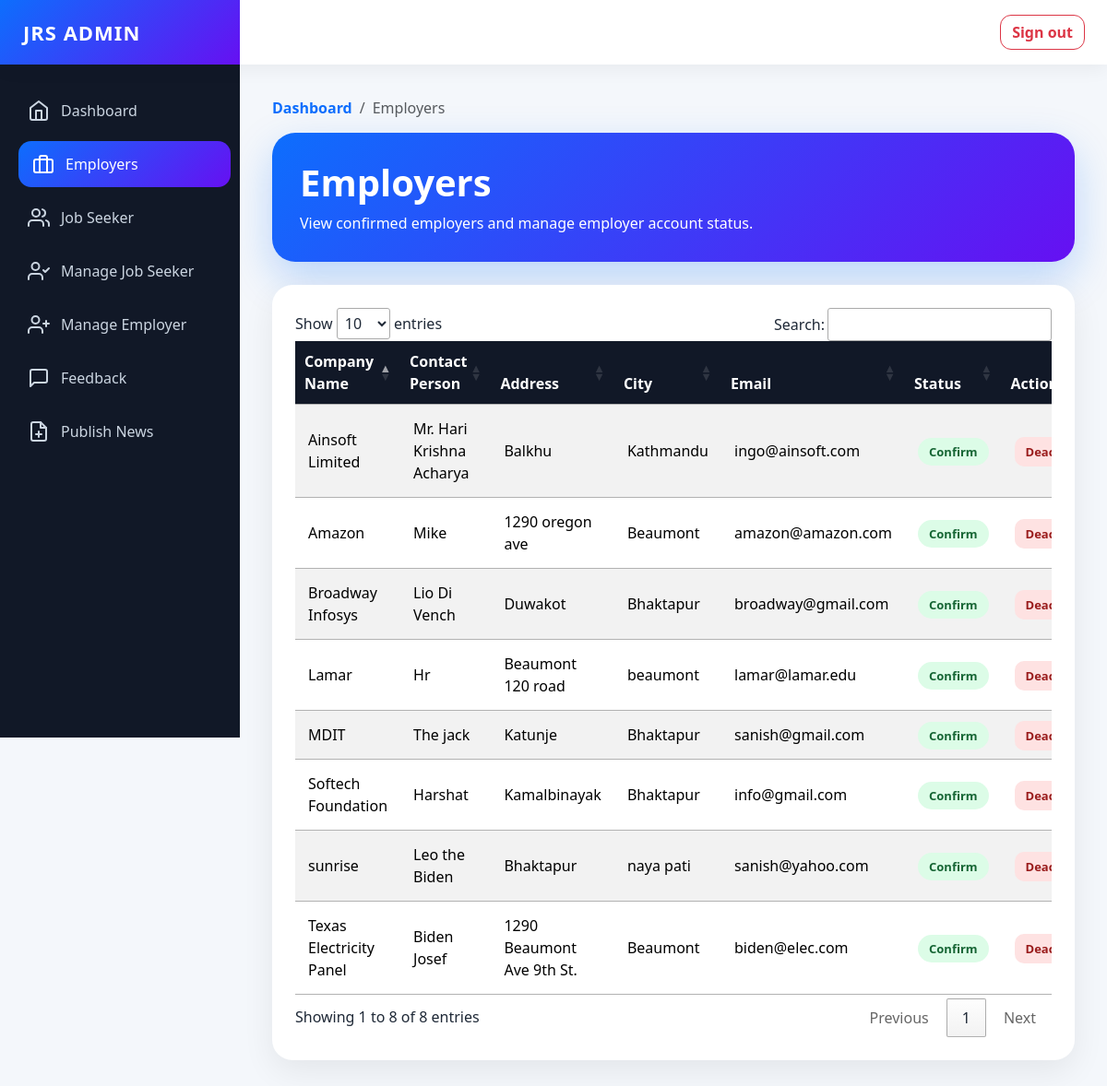
/admin/employer.php (signed in), run on the app's committed database.
### tables this page shows
CREATE TABLE `employer_reg` (
  `Employer_Id` int NOT NULL,
  `CompanyName` varchar(255) NOT NULL,
  `ContactPerson` varchar(255) NOT NULL,
  `Address` varchar(255) NOT NULL,
  `City` varchar(255) NOT NULL,
  `Email` varchar(255) NOT NULL,
  `Mobile` varchar(255) NOT NULL,
  `Area_Work` varchar(255) NOT NULL,
  `Status` varchar(255) NOT NULL,
  `UserName` varchar(255) NOT NULL,
  `Password` varchar(255) NOT NULL,
  `Question` varchar(255) NOT NULL,
  `Answer` varchar(255) NOT NULL
);

### admin/employer.php (the view, shortened to what this page needs)
<!doctype html>
<html lang="en">
<head>
  <link href="https://cdn.jsdelivr.net/npm/bootstrap@5.3.3/dist/css/bootstrap.min.css" rel="stylesheet">
  <link rel="stylesheet" href="https://cdn.datatables.net/1.10.24/css/jquery.dataTables.min.css">
</head>
<body>
<div class="topbar d-flex justify-content-between align-items-center">
  <div class="brand-box">JRS ADMIN</div>
  <div class="me-4">
    <a href="logout.php" class="btn btn-outline-danger logout-btn">Sign out</a>
  </div>
</div>
<nav class="sidebar">
  <ul class="nav flex-column">
    <li class="nav-item">
      <a class="nav-link" href="admin_dashboard.php">
        <i data-feather="home"></i> Dashboard
      </a>
    </li>
    <li class="nav-item">
      <a class="nav-link active" href="employer.php">
        <i data-feather="briefcase"></i> Employers
      </a>
    </li>
    <li class="nav-item">
      <a class="nav-link" href="jobseeker.php">
        <i data-feather="users"></i> Job Seeker
      </a>
    </li>
    <li class="nav-item">
      <a class="nav-link" href="managejobseeker.php">
        <i data-feather="user-check"></i> Manage Job Seeker
      </a>
    </li>
    <li class="nav-item">
      <a class="nav-link" href="manageemployer.php">
        <i data-feather="user-plus"></i> Manage Employer
      </a>
    </li>
    <li class="nav-item">
      <a class="nav-link" href="feedback.php">
        <i data-feather="message-square"></i> Feedback
      </a>
    </li>
    <li class="nav-item">
      <a class="nav-link" href="admin_news.php">
        <i data-feather="file-plus"></i> Publish News
      </a>
    </li>
  </ul>
</nav>
<main class="main-content">
  <nav aria-label="breadcrumb">
    <ol class="breadcrumb">
      <li class="breadcrumb-item"><a href="admin_dashboard.php">Dashboard</a></li>
      <li class="breadcrumb-item active">Employers</li>
    </ol>
  </nav>
  <div class="page-header">
    <h1 class="fw-bold mb-2">Employers</h1>
    <p class="mb-0">View confirmed employers and manage employer account status.</p>
  </div>
  <div class="content-card">
    <div class="table-responsive">
      <table id="example" class="table table-striped align-middle" style="width:100%">
        <thead>
          <tr>
            <th>Company Name</th>
            <th>Contact Person</th>
            <th>Address</th>
            <th>City</th>
            <th>Email</th>
            <th>Status</th>
            <th>Action</th>
          </tr>
        </thead>
        <tbody>
          <?php
          include 'connection/db.php';
          $sql = "select * from employer_reg where Status='Confirm'";
          $result = mysqli_query($conn, $sql);
          while ($row = mysqli_fetch_array($result)) {
            $Name = $row['CompanyName'];
            $ContactName = $row['ContactPerson'];
            $Address = $row['Address'];
            $City = $row['City'];
            $email = $row['Email'];
            $status = $row['Status'];
          ?>
            <tr>
              <td><?php echo $Name; ?></td>
              <td><?php echo $ContactName; ?></td>
              <td><?php echo $Address; ?></td>
              <td><?php echo $City; ?></td>
              <td><?php echo $email; ?></td>
              <td><span class="status-badge"><?php echo $status; ?></span></td>
              <td>
                <a class="deactivate-btn" href="deactivate.php?EmpId=<?php echo $row['Employer_Id']; ?>">
                  Deactivate
                </a>
              </td>
            </tr>
          <?php
          }
          ?>
        </tbody>
      </table>
    </div>
  </div>
</main>
</body>
</html>

### admin/employer.php (style rules this page uses)
body { margin: 0; background: #f4f7fb; font-family: "Segoe UI", Arial, sans-serif; color: #1f2937; }
.topbar { height: 70px; background: #fff; box-shadow: 0 4px 20px rgba(0,0,0,0.06); position: sticky; top: 0; z-index: 1000; }
.brand-box { width: 260px; height: 70px; background: linear-gradient(135deg, #0d6efd, #6610f2); color: #fff; display: flex; align-items: center; padding-left: 25px; font-size: 22px; font-weight: 800; letter-spacing: 1px; }
.logout-btn { border-radius: 12px; font-weight: 600; }
.sidebar { width: 260px; min-height: calc(100vh - 70px); background: #111827; padding: 25px 15px; position: fixed; left: 0; top: 70px; }
.sidebar .nav-link { color: #cbd5e1; border-radius: 14px; padding: 13px 15px; margin-bottom: 8px; font-weight: 500; display: flex; align-items: center; gap: 12px; transition: 0.25s; }
.sidebar .nav-link:hover, .sidebar .nav-link.active { background: linear-gradient(135deg, #0d6efd, #6610f2); color: #fff; transform: translateX(5px); }
.main-content { margin-left: 260px; padding: 35px; }
.page-header { background: linear-gradient(135deg, #0d6efd, #6610f2); color: white; border-radius: 25px; padding: 30px; box-shadow: 0 18px 45px rgba(13,110,253,0.25); margin-bottom: 25px; }
.content-card { background: #fff; border-radius: 22px; padding: 25px; box-shadow: 0 12px 35px rgba(0,0,0,0.07); }
.breadcrumb { background: transparent; padding: 0; margin-bottom: 15px; }
.breadcrumb a { text-decoration: none; font-weight: 600; }
table.dataTable { border-collapse: collapse !important; width: 100% !important; }
table.dataTable thead th { background: #111827; color: white; border: none; padding: 14px; }
table.dataTable tbody td { padding: 14px; vertical-align: middle; }
.table-striped tbody tr:nth-of-type(odd) { background-color: #f8fafc; }
.status-badge { background: #dcfce7; color: #166534; padding: 6px 12px; border-radius: 20px; font-size: 13px; font-weight: 700; }
.deactivate-btn { background: #fee2e2; color: #991b1b; padding: 7px 12px; border-radius: 10px; text-decoration: none; font-weight: 700; font-size: 13px; }

### data on the page
employer_reg: CompanyName "Ainsoft Limited", ContactPerson "Mr. Hari Krishna Acharya", Address "Balkhu", City "Kathmandu", Email "ingo@ainsoft.com", Status "Confirm"
employer_reg: CompanyName "Broadway Infosys", ContactPerson "Lio Di Vench", Address "Duwakot", City "Bhaktapur", Email "broadway@gmail.com", Status "Confirm"
employer_reg: CompanyName "Softech Foundation", ContactPerson "Harshat", Address "Kamalbinayak", City "Bhaktapur", Email "info@gmail.com", Status "Confirm"
employer_reg: CompanyName "MDIT", ContactPerson "The jack", Address "Katunje", City "Bhaktapur", Email "sanish@gmail.com", Status "Confirm"
employer_reg: CompanyName "sunrise", ContactPerson "Leo the Biden", Address "Bhaktapur", City "naya pati", Email "sanish@yahoo.com", Status "Confirm"
employer_reg: CompanyName "Texas Electricity Panel", ContactPerson "Biden Josef", Address "1290 Beaumont Ave 9th St.", City "Beaumont", Email "biden@elec.com", Status "Confirm"
employer_reg: CompanyName "Lamar", ContactPerson "Hr", Address "Beaumont 120 road", City "beaumont", Email "lamar@lamar.edu", Status "Confirm"
employer_reg: CompanyName "Amazon", ContactPerson "Mike", Address "1290 oregon ave", City "Beaumont", Email "amazon@amazon.com", Status "Confirm"
